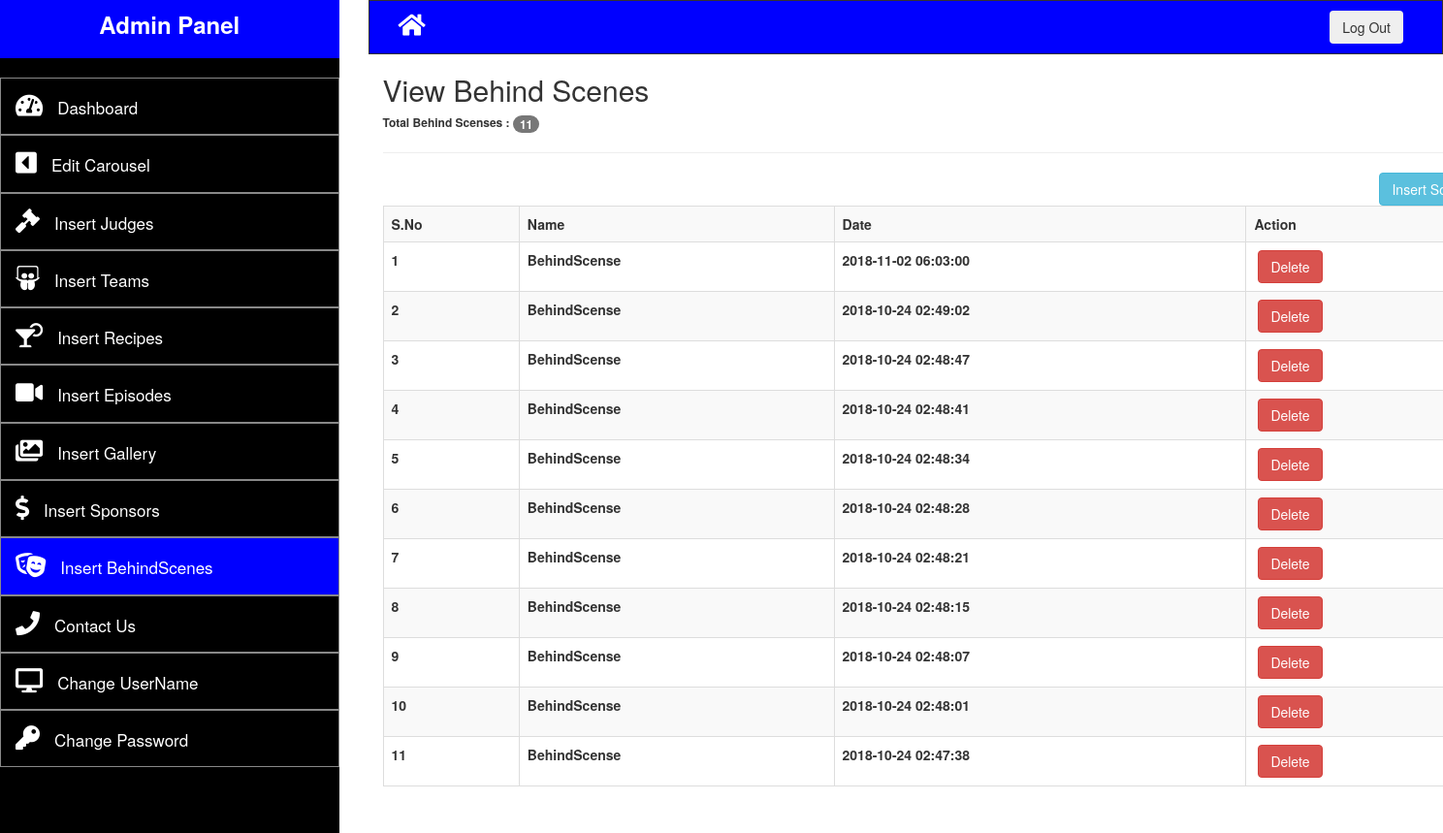
/admin/viewBehindScenes.php (signed in), run on the app's committed database.
### tables this page shows
CREATE TABLE `behindscenes` (
  `id` int(10) NOT NULL,
  `name` text NOT NULL,
  `img` text NOT NULL,
  `date` timestamp NOT NULL DEFAULT CURRENT_TIMESTAMP ON UPDATE CURRENT_TIMESTAMP,
  `msg` text NOT NULL
);

### admin/viewBehindScenes.php (the view, shortened to what this page needs)
<?php
	require 'config/db.php';
	if(!isset($_SESSION['user'])){
		header("location:login.php");
	}else{
?>
<!DOCTYPE html>
<html>
<head>
		<link rel="stylesheet" href="https://maxcdn.bootstrapcdn.com/bootstrap/3.3.7/css/bootstrap.min.css">
		<link href="adminAssets\style.css" rel="stylesheet">
		<link 	rel="stylesheet"
				href="https://use.fontawesome.com/releases/v5.2.0/css/all.css"
>
</head>
<body>
	<div class="row">
		<div class="col-md-3">
			<div class="heading">
				<h3 style="text-align: center; font-weight: bold; color: white; line-height: 50px">Admin Panel</h3>
				<div class="pro">
				</div>
				<div class="menu">
					<ul>
						<li><a href="indexAdmin.php"><i class="fas fa-tachometer-alt" style="color: white; font-size: 25px; margin-right: 15px;"></i>Dashboard</a></li>
						<li><a href="viewCarousel.php"><i class="fas fa-caret-square-left" style="color: white; font-size: 25px; margin-right: 15px;"></i>Edit Carousel</a></li>
						<li><a href="viewJudges.php"><i class="fas fa-gavel" style="color: white; font-size: 25px; margin-right: 15px;"></i>Insert Judges</a></li>
						<li><a href="viewTeam.php"><i class="fab fa-slideshare" style="color: white; font-size: 25px; margin-right: 15px;"></i>Insert Teams</a></li>
						<li><a href="viewRecipes.php"><i class="fas fa-cocktail" style="color: white; font-size: 25px; margin-right: 15px;"></i>Insert Recipes</a></li>
						<li><a href="viewMedia.php"><i class="fas fa-video" style="color: white; font-size: 25px; margin-right: 15px;"></i>Insert Episodes</a></li>
						<li><a href="viewGallery.php"><i class="fas fa-images" style="color: white; font-size: 25px; margin-right: 15px;"></i>Insert Gallery</a></li>
						<li><a href="viewSponsors.php"><i class="fas fa-dollar-sign" style="color: white; font-size: 25px; margin-right: 15px;"></i>Insert Sponsors</a></li>
						<li class="active disabled"><a href="viewBehindScenes.php"><i class="fas fa-theater-masks" style="color: white; font-size: 25px; margin-right: 15px;"></i>Insert BehindScenes</a></li>
						<li><a href="viewContactUs.php"><i class="fa fa-phone" style="color: white; font-size: 25px; margin-right: 15px;"></i>Contact Us</a></li>
						<li><a href="changeUser.php"><i class="fas fa-desktop" style="color: white; font-size: 25px; margin-right: 15px;"></i>Change UserName</a></li>
						<li><a href="changePass.php"><i class="fas fa-key" style="color: white; font-size: 25px; margin-right: 15px;"></i>Change Password</a></li>
					</ul>
				</div>
			</div>
		</div>
		<div class="col-md-9">
			<div class="container-fluid" style="background: blue; border: 1px solid;">
				<div class="col-md-6">
					<a href="../index.php"><i class="fas fa-home" style="color: white; font-size: 25px; margin-right: 15px; padding-top: 12px;"></i></a>
				</div>
				<div class="col-md-6">
					<form action="logout.php">
						<button class= "btn btn-purple" style="float: right; margin: 10px">Log Out</button>
					</form>
				</div>
			</div>
			<div class="container" style="background: #FFF;">
			<?php
			$judge_query = "SELECT * FROM behindScenes
									ORDER BY id DESC";
			$connect_judge_query = mysqli_query($conn, $judge_query);
			$count_rows = mysqli_num_rows($connect_judge_query);
			$number_of_items = 1;
			?>
				<h2>View Behind Scenes</h2>
				<h6 style="font-weight: bold">Total Behind Scenses : <span class="badge"><?php echo $count_rows; ?></span></h6>
				<hr>
				<a href="insertBehindScenes.php" class="btn btn-info" style="float:right">Insert Scense</a>
					<table class="table table-hover table-striped table-bordered">
						<tr>
							<th>S.No</th>
							<th>Name</th>
							<th>Date</th>
							<th>Action</th>
						</tr>
			<?php
			if($count_rows > 0){
				while($get_each_row = mysqli_fetch_array($connect_judge_query)){
					$id_of_judge = $get_each_row['id'];
					$name_of_judge = $get_each_row['name'];
					$date_judge = $get_each_row['date'];
			?>
						<tr>
							<th><?php echo $number_of_items++; ?></th>
							<th><?php echo $name_of_judge; ?></th>
							<th><?php echo $date_judge; ?></th>
							<th>&nbsp;<a href="deleteBehindScenes.php?id=<?php echo $id_of_judge; ?>" class="btn btn-danger">Delete</a></th>
						</tr>
			<?php
				}
			}
			?>
					</table>
				</div>
			</div>
		</div>
</body>
</html>
<?php } ?>

### admin/adminAssets/style.css (style rules this page uses)
.active { background: blue; }
.heading { background: blue; height: 60px; margin-top: -20px; }
.pro { background: black; padding: 10px; }
.menu { background: black; height: 800px; }
.menu >ul>li { border: 1px solid #888; margin-left: -40px; padding: 15px; }
.menu >ul>li>a { color: white; font-size: 17px; }
.btn-purple { background: #d03cf; }

### data on the page
behindscenes: name "BehindScense", date "2018-11-02 06:03:00"
behindscenes: name "BehindScense", date "2018-10-24 02:49:02"
behindscenes: name "BehindScense", date "2018-10-24 02:48:47"
behindscenes: name "BehindScense", date "2018-10-24 02:48:41"
behindscenes: name "BehindScense", date "2018-10-24 02:48:34"
behindscenes: name "BehindScense", date "2018-10-24 02:48:28"
behindscenes: name "BehindScense", date "2018-10-24 02:48:21"
behindscenes: name "BehindScense", date "2018-10-24 02:48:15"
behindscenes: name "BehindScense", date "2018-10-24 02:48:07"
behindscenes: name "BehindScense", date "2018-10-24 02:48:01"
behindscenes: name "BehindScense", date "2018-10-24 02:47:38"

### other printed values
$count_rows "11"
